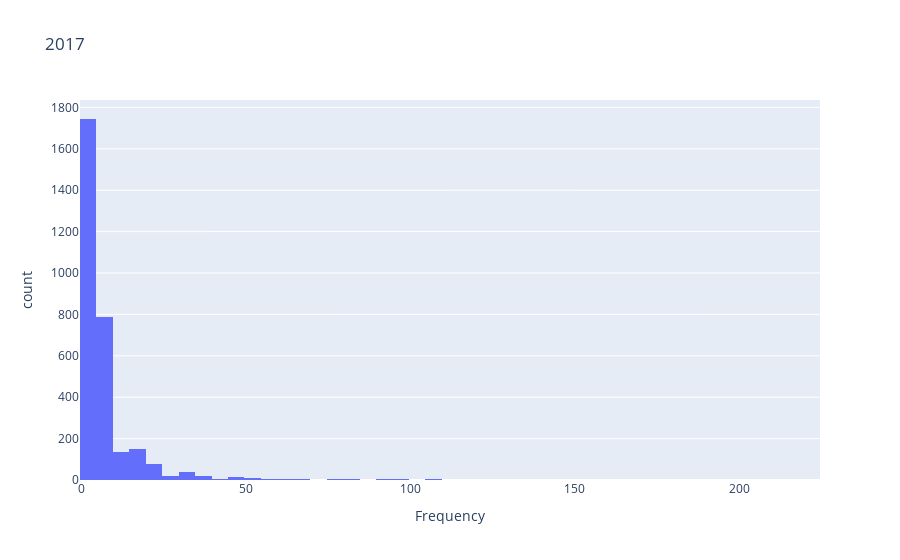

Notebook cell for this chart:
### Code cell
# 2017 tweets
px.histogram(f_2017, x ='Frequency', nbins =50, title = "2017")

### Figure 1 — Plotly figure (JSON) as saved in the notebook; plotly's stock layout.template omitted (floating-point values rounded to 4 significant figures; data arrays with more than 128 entries replaced by an {"elided": "..."} marker saying what was removed)
{"data": [{"alignmentgroup": "True", "bingroup": "x", "hovertemplate": "Frequency=%{x}<br>count=%{y}<extra></extra>", "legendgroup": "", "marker": {"color": "#636efa", "pattern": {"shape": ""}}, "name": "", "nbinsx": 50, "offsetgroup": "", "orientation": "v", "showlegend": false, "type": "histogram", "x": {"elided": "3047 int values"}, "xaxis": "x", "yaxis": "y"}], "layout": {"barmode": "relative", "legend": {"tracegroupgap": 0}, "title": {"text": "2017"}, "xaxis": {"anchor": "y", "domain": [0, 1], "title": {"text": "Frequency"}}, "yaxis": {"anchor": "x", "domain": [0, 1], "title": {"text": "count"}}}}
